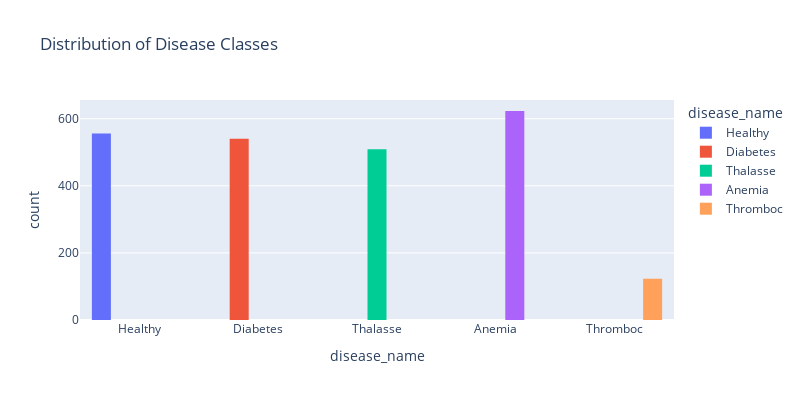

This figure's notebook cell:
### Markdown cell above
#### Count plot of the Target variable

### Code cell
# Create the histogram with disease names on the x-axis
fig = px.histogram(A, x='disease_name', title='Distribution of Disease Classes', color='disease_name', barmode='group',
                   category_orders={'disease_name': ['Healthy', 'Diabetes', 'Thalasse', 'Anemia', 'Thromboc', 'Heart Di']})
fig.update_layout(width=800, height=400)
fig.show()

### Figure 1 — Plotly figure (JSON) as saved in the notebook; plotly's stock layout.template omitted (floating-point values rounded to 4 significant figures; data arrays with more than 128 entries replaced by an {"elided": "..."} marker saying what was removed)
{"data": [{"alignmentgroup": "True", "bingroup": "x", "hovertemplate": "disease_name=%{x}<br>count=%{y}<extra></extra>", "legendgroup": "Healthy", "marker": {"color": "#636efa", "pattern": {"shape": ""}}, "name": "Healthy", "offsetgroup": "Healthy", "orientation": "v", "showlegend": true, "type": "histogram", "x": {"elided": "556 str values"}, "xaxis": "x", "yaxis": "y"}, {"alignmentgroup": "True", "bingroup": "x", "hovertemplate": "disease_name=%{x}<br>count=%{y}<extra></extra>", "legendgroup": "Diabetes", "marker": {"color": "#EF553B", "pattern": {"shape": ""}}, "name": "Diabetes", "offsetgroup": "Diabetes", "orientation": "v", "showlegend": true, "type": "histogram", "x": {"elided": "540 str values"}, "xaxis": "x", "yaxis": "y"}, {"alignmentgroup": "True", "bingroup": "x", "hovertemplate": "disease_name=%{x}<br>count=%{y}<extra></extra>", "legendgroup": "Thalasse", "marker": {"color": "#00cc96", "pattern": {"shape": ""}}, "name": "Thalasse", "offsetgroup": "Thalasse", "orientation": "v", "showlegend": true, "type": "histogram", "x": {"elided": "509 str values"}, "xaxis": "x", "yaxis": "y"}, {"alignmentgroup": "True", "bingroup": "x", "hovertemplate": "disease_name=%{x}<br>count=%{y}<extra></extra>", "legendgroup": "Anemia", "marker": {"color": "#ab63fa", "pattern": {"shape": ""}}, "name": "Anemia", "offsetgroup": "Anemia", "orientation": "v", "showlegend": true, "type": "histogram", "x": {"elided": "623 str values"}, "xaxis": "x", "yaxis": "y"}, {"alignmentgroup": "True", "bingroup": "x", "hovertemplate": "disease_name=%{x}<br>count=%{y}<extra></extra>", "legendgroup": "Thromboc", "marker": {"color": "#FFA15A", "pattern": {"shape": ""}}, "name": "Thromboc", "offsetgroup": "Thromboc", "orientation": "v", "showlegend": true, "type": "histogram", "x": ["Thromboc", "Thromboc", "Thromboc", "Thromboc", "Thromboc", "Thromboc", "Thromboc", "Thromboc", "Thromboc", "Thromboc", "Thromboc", "Thromboc", "Thromboc", "Thromboc", "Thromboc", "Thromboc", "Thromboc", "Thromboc", "Thromboc", "Thromboc", "Thromboc", "Thromboc", "Thromboc", "Thromboc", "Thromboc", "Thromboc", "Thromboc", "Thromboc", "Thromboc", "Thromboc", "Thromboc", "Thromboc", "Thromboc", "Thromboc", "Thromboc", "Thromboc", "Thromboc", "Thromboc", "Thromboc", "Thromboc", "Thromboc", "Thromboc", "Thromboc", "Thromboc", "Thromboc", "Thromboc", "Thromboc", "Thromboc", "Thromboc", "Thromboc", "Thromboc", "Thromboc", "Thromboc", "Thromboc", "Thromboc", "Thromboc", "Thromboc", "Thromboc", "Thromboc", "Thromboc", "Thromboc", "Thromboc", "Thromboc", "Thromboc", "Thromboc", "Thromboc", "Thromboc", "Thromboc", "Thromboc", "Thromboc", "Thromboc", "Thromboc", "Thromboc", "Thromboc", "Thromboc", "Thromboc", "Thromboc", "Thromboc", "Thromboc", "Thromboc", "Thromboc", "Thromboc", "Thromboc", "Thromboc", "Thromboc", "Thromboc", "Thromboc", "Thromboc", "Thromboc", "Thromboc", "Thromboc", "Thromboc", "Thromboc", "Thromboc", "Thromboc", "Thromboc", "Thromboc", "Thromboc", "Thromboc", "Thromboc", "Thromboc", "Thromboc", "Thromboc", "Thromboc", "Thromboc", "Thromboc", "Thromboc", "Thromboc", "Thromboc", "Thromboc", "Thromboc", "Thromboc", "Thromboc", "Thromboc", "Thromboc", "Thromboc", "Thromboc", "Thromboc", "Thromboc", "Thromboc", "Thromboc", "Thromboc", "Thromboc"], "xaxis": "x", "yaxis": "y"}], "layout": {"barmode": "group", "height": 400, "legend": {"title": {"text": "disease_name"}, "tracegroupgap": 0}, "title": {"text": "Distribution of Disease Classes"}, "width": 800, "xaxis": {"anchor": "y", "autorange": true, "categoryarray": ["Healthy", "Diabetes", "Thalasse", "Anemia", "Thromboc", "Heart Di"], "categoryorder": "array", "domain": [0, 1], "range": [-0.5, 4.5], "title": {"text": "disease_name"}, "type": "category"}, "yaxis": {"anchor": "x", "autorange": true, "domain": [0, 1], "range": [0, 655.8], "title": {"text": "count"}}}}
